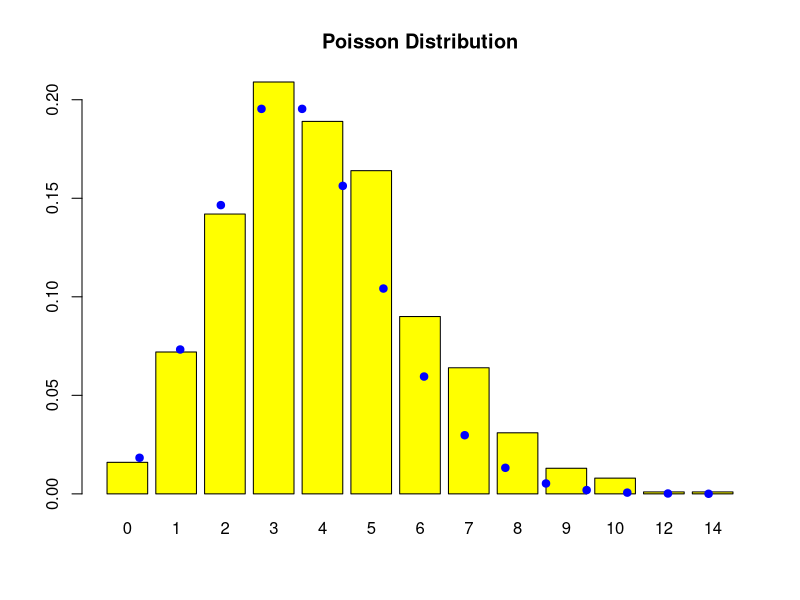

Write R code to recreate this figure.
set.seed(1)

n<-1000;
lambda<-4;

# Generate Poisson data
x <- rpois(n, 4)

# Empirical probabilities
emp <- table(x)/1000

# Theoretical probabilities
k <- 0:max(x)
theo <- dpois(k, 4)

# Compare
data.frame(k, Empirical = emp[as.character(k)], Theoretical = theo)

par(mfrow=c(1,1))
# Plot
barplot(emp, col="yellow", main="Poisson Distribution")
points(k+1, theo, col="blue", pch=19)





# Summary:
# This program simulates Poisson distributed data with λ = 4 using rpois().
# Empirical probabilities are computed from simulated data using table().
# Theoretical probabilities are calculated using the Poisson pmf with dpois().
# A comparison table is created to observe how simulated probabilities
# approach theoretical values. Finally, a bar plot visualizes the empirical
# distribution and red points show the theoretical probabilities.
